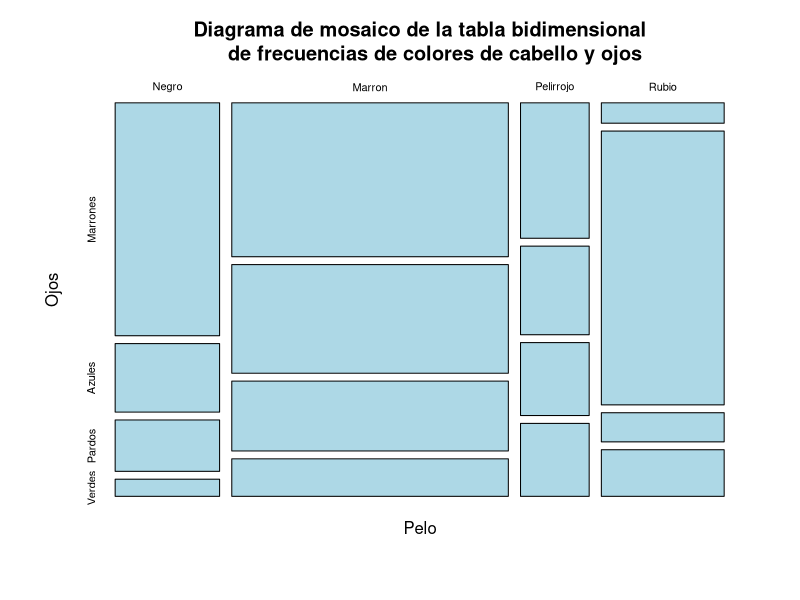
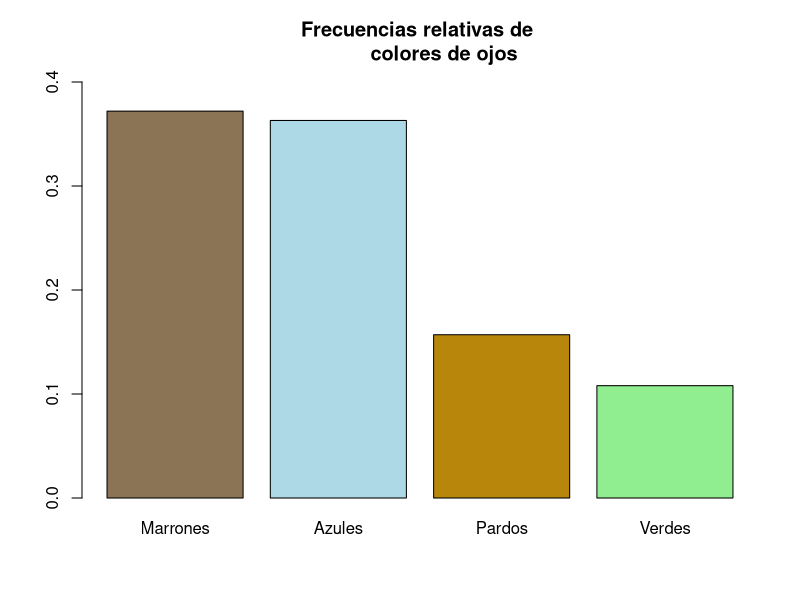
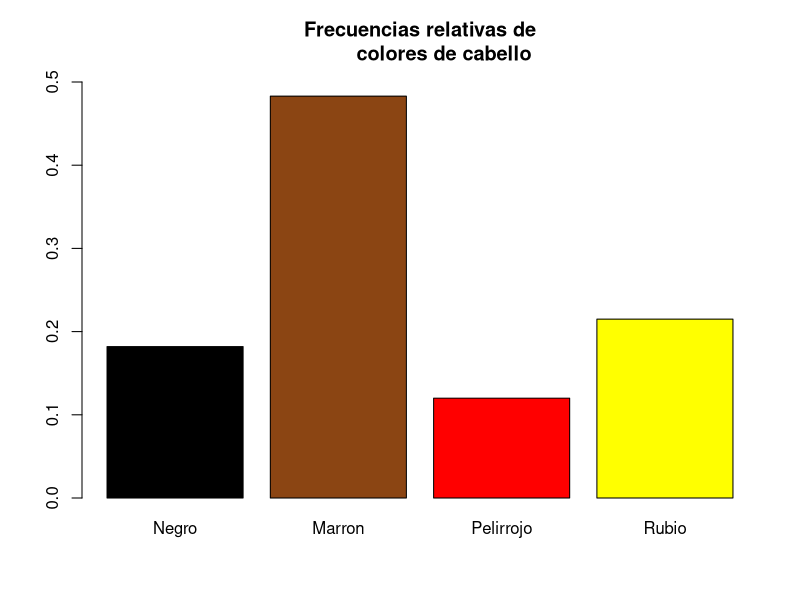
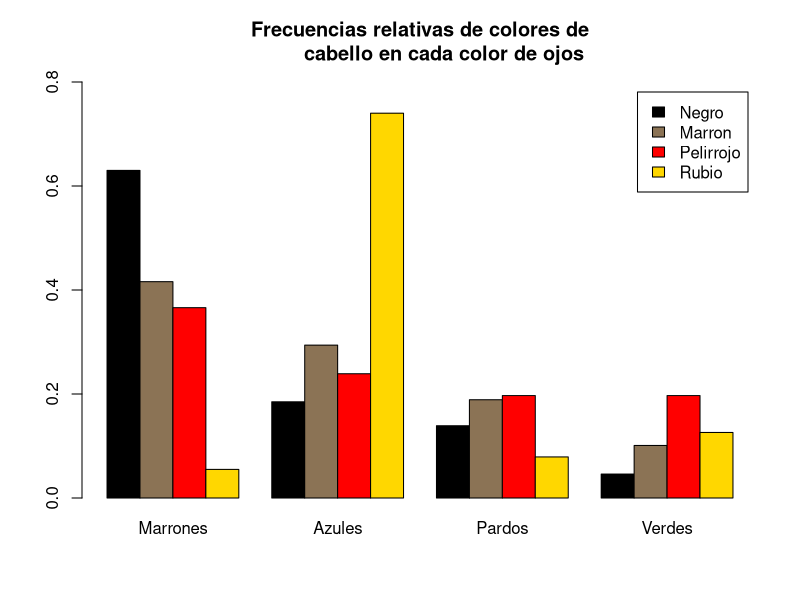
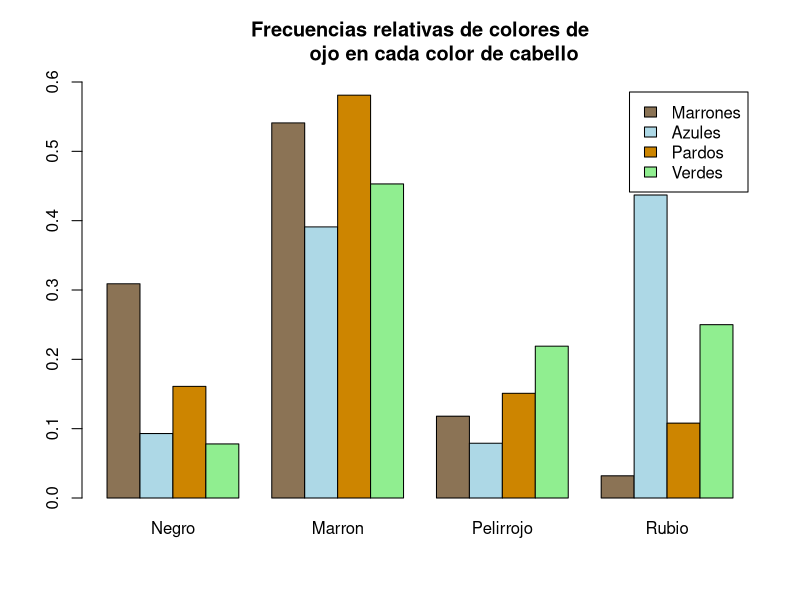

The R script that drew these images, in order:
## ---- chunk 1
ftable(HairEyeColor)
male <- HairEyeColor[,,"Male"]
female <- HairEyeColor[,,"Female"]
data <- as.table(male+female)
data
dimnames(data)
## ---- chunk 2
dimnames(data) = list(
  Pelo = c("Negro", "Marron", "Pelirrojo", "Rubio"),
  Ojos = c("Marrones", "Azules", "Pardos", "Verdes")
)
data
## ---- chunk 3
plot(data, col = c("lightblue"), main="Diagrama de mosaico de la tabla bidimensional
     de frecuencias de colores de cabello y ojos")
## ---- chunk 4
sum(data)
## ---- chunk 5
colSums(data)
rowSums(data)
round(prop.table(colSums(data)),3)
round(prop.table(rowSums(data)),3)
## ---- chunk 6
x <- round(prop.table(colSums(data)),3)
y <- round(prop.table(rowSums(data)),3) 
barplot(x, col=c("burlywood4", "lightblue", "darkgoldenrod", "lightgreen"),
        main="Frecuencias relativas de 
        colores de ojos", ylim=c(0,0.4))
barplot(y, col=c("black", "chocolate4", "red", "yellow1"), 
        main="Frecuencias relativas de
        colores de cabello", ylim=c(0,0.5))
## ---- chunk 7
round(prop.table(data),3) #Relativas Globales
round(prop.table(data, margin = 1),3) #Marginal por cabello
round(prop.table(data, margin = 2),3) #Relativas por ojos
## ---- chunk 8
a <- round(prop.table(data, margin = 1),3) #Marginal por cabello
b <- round(prop.table(data, margin = 2),3) #Relativas por ojos
barplot(a, col=c("black","burlywood4","red","gold"), 
        beside = TRUE, legend.text = TRUE,
        main="Frecuencias relativas de colores de
        cabello en cada color de ojos",
        ylim=c(0,0.8))
barplot(t(b), col=c("burlywood4","lightblue","orange3","lightgreen"), 
        beside = TRUE, legend.text = TRUE,
        main="Frecuencias relativas de colores de
        ojo en cada color de cabello",
        ylim=c(0,0.6))
